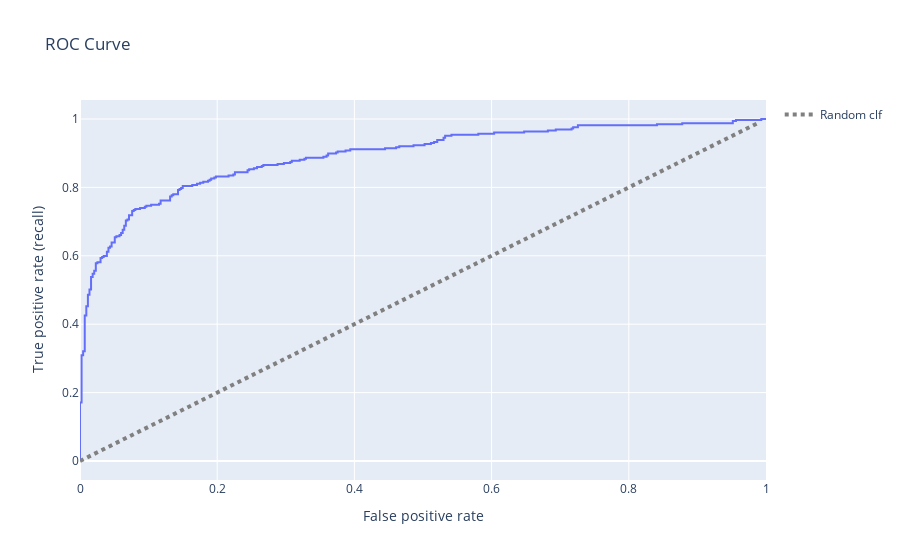

Notebook code for this chart:
### Markdown cell above
As a rule we prefer the PR curve whenever the positive class is rare, or when we care more about false positives than false negatives (cf. Geron). In other cases, we can use the ROC curve.

### Code cell
import plotly.graph_objects as go

fig = px.line(x=fpr, y = tpr, title="ROC Curve", labels={ "x": "False positive rate", "y" : "True positive rate (recall)"})
fig.add_trace(go.Scatter(x=np.arange(0,1,0.01), y=np.arange(0,1,0.01), name='Random clf',
                         line = dict(color='grey', width=4, dash='dot')))
fig.show()

### Figure 1 — Plotly figure (JSON) as saved in the notebook; plotly's stock layout.template omitted (floating-point values rounded to 4 significant figures; data arrays with more than 128 entries replaced by an {"elided": "..."} marker saying what was removed)
{"data": [{"hovertemplate": "False positive rate=%{x}<br>True positive rate (recall)=%{y}<extra></extra>", "legendgroup": "", "line": {"color": "#636efa", "dash": "solid"}, "mode": "lines", "name": "", "orientation": "v", "showlegend": false, "type": "scatter", "x": {"elided": "230 float values"}, "xaxis": "x", "y": {"elided": "230 float values"}, "yaxis": "y"}, {"line": {"color": "grey", "dash": "dot", "width": 4}, "name": "Random clf", "type": "scatter", "x": [0, 0.01, 0.02, 0.03, 0.04, 0.05, 0.06, 0.07, 0.08, 0.09, 0.1, 0.11, 0.12, 0.13, 0.14, 0.15, 0.16, 0.17, 0.18, 0.19, 0.2, 0.21, 0.22, 0.23, 0.24, 0.25, 0.26, 0.27, 0.28, 0.29, 0.3, 0.31, 0.32, 0.33, 0.34, 0.35, 0.36, 0.37, 0.38, 0.39, 0.4, 0.41, 0.42, 0.43, 0.44, 0.45, 0.46, 0.47, 0.48, 0.49, 0.5, 0.51, 0.52, 0.53, 0.54, 0.55, 0.56, 0.57, 0.58, 0.59, 0.6, 0.61, 0.62, 0.63, 0.64, 0.65, 0.66, 0.67, 0.68, 0.69, 0.7, 0.71, 0.72, 0.73, 0.74, 0.75, 0.76, 0.77, 0.78, 0.79, 0.8, 0.81, 0.82, 0.83, 0.84, 0.85, 0.86, 0.87, 0.88, 0.89, 0.9, 0.91, 0.92, 0.93, 0.94, 0.95, 0.96, 0.97, 0.98, 0.99], "y": [0, 0.01, 0.02, 0.03, 0.04, 0.05, 0.06, 0.07, 0.08, 0.09, 0.1, 0.11, 0.12, 0.13, 0.14, 0.15, 0.16, 0.17, 0.18, 0.19, 0.2, 0.21, 0.22, 0.23, 0.24, 0.25, 0.26, 0.27, 0.28, 0.29, 0.3, 0.31, 0.32, 0.33, 0.34, 0.35, 0.36, 0.37, 0.38, 0.39, 0.4, 0.41, 0.42, 0.43, 0.44, 0.45, 0.46, 0.47, 0.48, 0.49, 0.5, 0.51, 0.52, 0.53, 0.54, 0.55, 0.56, 0.57, 0.58, 0.59, 0.6, 0.61, 0.62, 0.63, 0.64, 0.65, 0.66, 0.67, 0.68, 0.69, 0.7, 0.71, 0.72, 0.73, 0.74, 0.75, 0.76, 0.77, 0.78, 0.79, 0.8, 0.81, 0.82, 0.83, 0.84, 0.85, 0.86, 0.87, 0.88, 0.89, 0.9, 0.91, 0.92, 0.93, 0.94, 0.95, 0.96, 0.97, 0.98, 0.99]}], "layout": {"legend": {"tracegroupgap": 0}, "title": {"text": "ROC Curve"}, "xaxis": {"anchor": "y", "domain": [0, 1], "title": {"text": "False positive rate"}}, "yaxis": {"anchor": "x", "domain": [0, 1], "title": {"text": "True positive rate (recall)"}}}}
